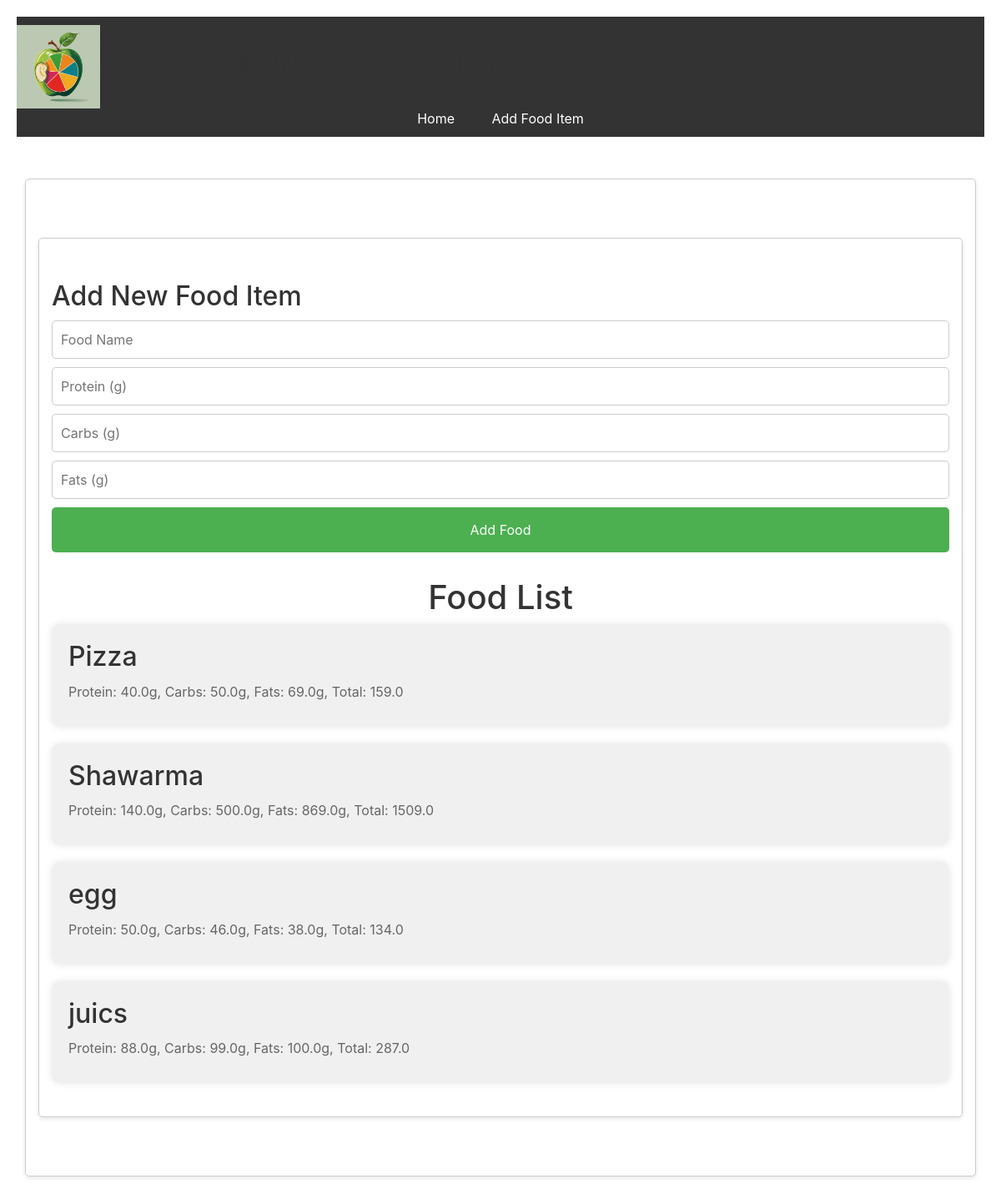
/additem, run on the app's committed database.
### tables this page shows
CREATE TABLE Food (
    id INTEGER PRIMARY KEY AUTOINCREMENT,
    name VARCHAR(255) NOT NULL,
    protein FLOAT NOT NULL,
    carbs FLOAT NOT NULL,
    fats FLOAT NOT NULL
);

### app.py (the view, shortened to what this page needs)
@app.route('/additem',methods=['GET','POST'])
def additem():
    db=get_db()
    cur=db.cursor()
    if request.method=='GET':
        cur.execute('select * from Food')
        result=cur.fetchall()
        return render_template('additem.html',result=result)

### database.py (called while the page is built)
def connect_db():
    sql = sqlite3.connect('database/data.db')
    sql.row_factory = sqlite3.Row
    return sql

def get_db():
    if not hasattr(g, 'sqlite_db'):
        g.sqlite_db = connect_db()
    return g.sqlite_db

### templates/additem.html (shortened to what this page needs)
{% extends 'base.html' %}
{%block content%}
<div class="container">
    <div class="add-food-form">
        <h2>Add New Food Item</h2>
        <form action="/additem" method="post">
            <input type="text" name="name" placeholder="Food Name" required><br>
            <input type="number" name="protein" placeholder="Protein (g)" required><br>
            <input type="number" name="carbs" placeholder="Carbs (g)" required><br>
            <input type="number" name="fats" placeholder="Fats (g)" required><br>
            <input type="submit" value="Add Food">
        </form>
    </div>
    <h1>Food List</h1>
    {% set total_calories = 0 %}
    {%for item in result %}
        <div class="food-item">
            <h2>{{ item.name }}</h2>
            {% set total_calories = item.protein + item.carbs  + item.fats%}
            <p>Protein: {{ item.protein}}g, Carbs: {{ item.carbs}}g, Fats: {{ item.fats }}g, Total: {{total_calories}} </p>
        </div>
    {% endfor %}
    </div>
{%endblock content%}

### static/styles.css (style rules this page uses)
body { font-family: Arial, sans-serif; margin: 0; padding: 0; }
body { font-family: Arial, sans-serif; }
.container { max-width: 800px; margin: 50px auto; padding: 20px; border: 1px solid #ccc; border-radius: 5px; }
form input { width: 100%; margin-bottom: 10px; padding: 5px; box-sizing: border-box; }
.container { max-width: 800px; margin: 0 auto; padding: 20px; }
body { font-family: Arial, sans-serif; background-color: #f7f7f7; }
.container { max-width: 800px; margin: 0 auto; padding: 20px; background-color: #fff; border-radius: 10px; box-shadow: 0 0 10px rgba(0, 0, 0, 0.1); }
h1 { color: #333; text-align: center; }
.food-item { margin-bottom: 20px; padding: 20px; border-radius: 10px; background-color: #f0f0f0; box-shadow: 0 0 10px rgba(0, 0, 0, 0.1); }
.food-item h2 { margin-top: 0; color: #333; }
.food-item p { margin: 10px 0; color: #666; }
.add-food-form { margin-top: 30px; }
.add-food-form h2 { margin-bottom: 10px; color: #333; }
.add-food-form input[type="text"], .add-food-form input[type="number"] { margin-bottom: 10px; padding: 10px; width: 100%; box-sizing: border-box; border: 1px solid #ccc; border-radius: 5px; }
.add-food-form input[type="submit"] { background-color: #4CAF50; color: white; padding: 15px 20px; border: none; cursor: pointer; border-radius: 5px; transition: background-color 0.3s ease; }
body { font-family: Arial, sans-serif; background-color: #f5f5f5; margin: 0; padding: 20px; }
.container { max-width: 800px; margin: 0 auto; background-color: #fff; border-radius: 8px; box-shadow: 0 2px 5px rgba(0, 0, 0, 0.1); padding: 20px; }
form { margin-bottom: 20px; text-align: center; }
body { font-family: 'Segoe UI', Tahoma, Geneva, Verdana, sans-serif; background-color: #f9f9f9; margin: 0; padding: 20px; }
.container { max-width: 900px; margin: 0 auto; }
h2 { color: #555; margin-bottom: 20px; }

### data on the page
Food: name "Pizza", protein "40.0", carbs "50.0", fats "69.0", total_calories "159.0"
Food: name "Shawarma", protein "140.0", carbs "500.0", fats "869.0", total_calories "1509.0"
Food: name "egg", protein "50.0", carbs "46.0", fats "38.0", total_calories "134.0"
Food: name "juics", protein "88.0", carbs "99.0", fats "100.0", total_calories "287.0"
